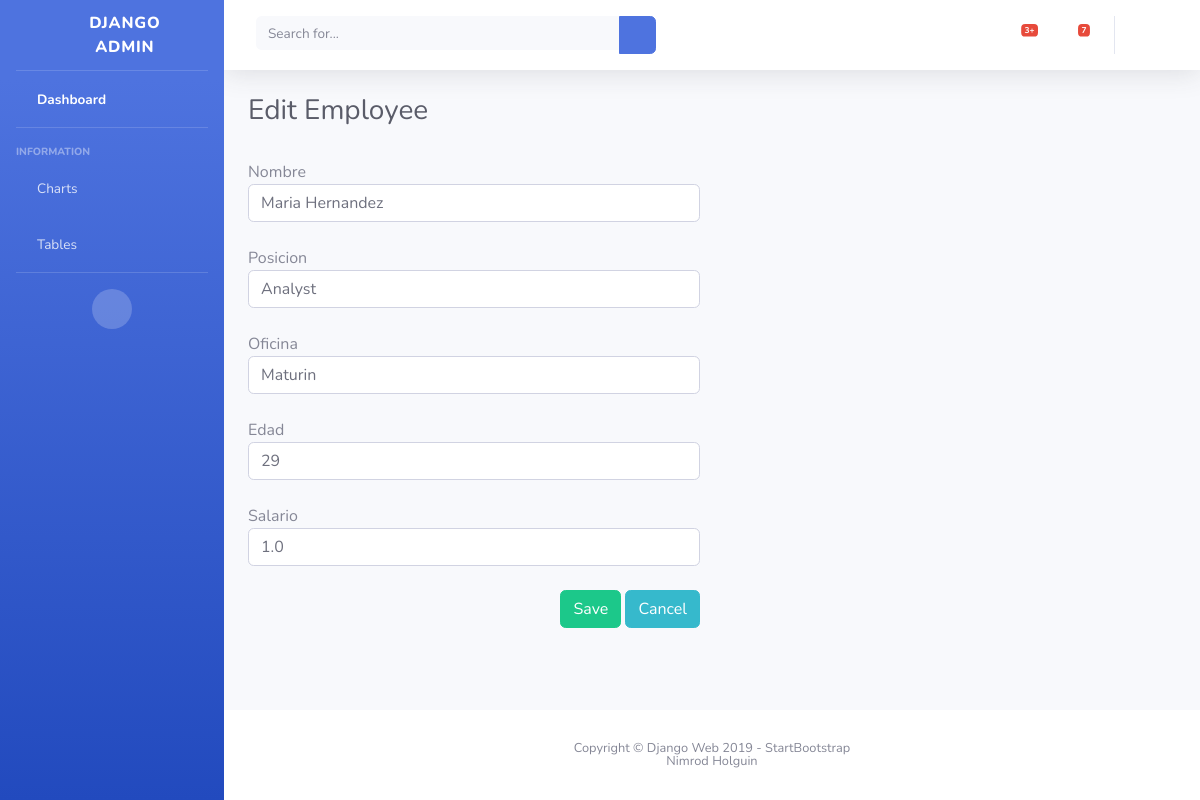
/user/logged_in/5/edit_employee, run on the app's committed database.
### web/models.py (models this page shows)
class Empleado(models.Model):
    id = models.AutoField(primary_key=True)
    nombre = models.CharField(max_length=200)
    posicion = models.CharField(max_length=200)
    oficina = models.CharField(max_length=200)
    edad = models.IntegerField()
    inicio = models.DateTimeField(default=timezone.now)
    salario = models.FloatField()

### web/views.py (the view)
# urls.py: path('user/logged_in/<int:pk>/edit_employee', views.edit_employee, name="edit_employee")
def edit_employee(request, pk):
    empleado = Empleado.objects.get(id=pk)
    if request.method == 'GET':
        form = EmployeeForm(instance=empleado)
    else:
        form = EmployeeForm(request.POST, instance=empleado)
        if form.is_valid():
            form.save()
            return redirect('table')
    return render(request,'web/edit_employee.html',{'form':form})

### web/forms.py
class EmployeeForm(forms.ModelForm):
    class Meta:
        model = Empleado
        fields = ['nombre', 'posicion', 'oficina', 'edad', 'salario']
        widgets = {
            'nombre': forms.TextInput(attrs={'class':'form-control','placeholder':'Name'}),
            'posicion': forms.TextInput(attrs={'class':'form-control','placeholder':'Position'}),
            'oficina': forms.TextInput(attrs={'class':'form-control','placeholder':'Office'}),
            'edad': forms.TextInput(attrs={'class':'form-control','placeholder':'Age'}),
            'salario': forms.TextInput(attrs={'class':'form-control','placeholder':'Salary'})
        }

### web/templates/web/edit_employee.html (shortened to what this page needs)
{% extends 'web/base_home.html' %}
  {% block main %}
    <h1 class="h3 mb-2 text-gray-800">Edit Employee</h1>
    <br />
    <form method="post" enctype="multipart/form-data" >
      <div class="row">
        <div class="col">
          {% for fields in form %}
            <span>{{fields.label}}</span>
            {{fields}}
            <br />
          {% endfor %}
          <div class="text-right">
            <button type="submit" class="btn btn-success">Save</button>
            <a href="{% url 'table' %}" class="btn btn-info">Cancel</a>
          </div>
          <br />
        </div>
        <div class="col">
        </div>
      </div>
    </form>
  {% endblock %}

### data on the page
Empleado: form "Maria Hernandez" "Analyst" "Maturin" "29" "1.0"

### other printed values
{{ fields.label }} "Nombre" "Posicion" "Oficina" "Edad" "Salario"
